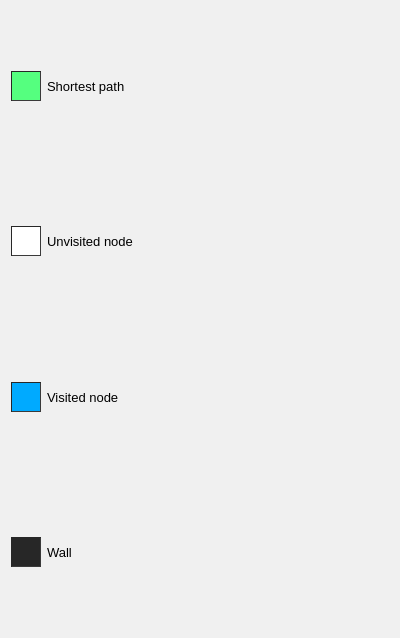
<?xml version="1.0" encoding="UTF-8"?>
<ui version="4.0">
 <class>infomenu</class>
 <widget class="QFrame" name="infomenu">
  <property name="geometry">
   <rect>
    <x>0</x>
    <y>0</y>
    <width>400</width>
    <height>638</height>
   </rect>
  </property>
  <property name="windowTitle">
   <string>Frame</string>
  </property>
  <property name="styleSheet">
   <string notr="true">background-color: rgb(240, 240, 240);</string>
  </property>
  <layout class="QVBoxLayout" name="verticalLayout">
   <item>
    <layout class="QHBoxLayout" name="horizontalLayout">
     <item>
      <widget class="QLabel" name="label_2">
       <property name="minimumSize">
        <size>
         <width>30</width>
         <height>30</height>
        </size>
       </property>
       <property name="maximumSize">
        <size>
         <width>30</width>
         <height>30</height>
        </size>
       </property>
       <property name="styleSheet">
        <string notr="true">background-color: rgb(85, 255, 127);

border-width : 1.2px;
border-style: inset;
border-color: rgb(39, 39, 39);</string>
       </property>
       <property name="text">
        <string/>
       </property>
      </widget>
     </item>
     <item>
      <widget class="QLabel" name="label">
       <property name="font">
        <font>
         <family>Nirmala UI</family>
         <pointsize>10</pointsize>
        </font>
       </property>
       <property name="text">
        <string>Shortest path</string>
       </property>
      </widget>
     </item>
    </layout>
   </item>
   <item>
    <layout class="QHBoxLayout" name="horizontalLayout_2">
     <item>
      <widget class="QLabel" name="label_4">
       <property name="minimumSize">
        <size>
         <width>30</width>
         <height>30</height>
        </size>
       </property>
       <property name="maximumSize">
        <size>
         <width>30</width>
         <height>30</height>
        </size>
       </property>
       <property name="styleSheet">
        <string notr="true">background-color: rgb(255, 255, 255);

border-width : 1.2px;
border-style: inset;
border-color: rgb(39, 39, 39);</string>
       </property>
       <property name="text">
        <string/>
       </property>
      </widget>
     </item>
     <item>
      <widget class="QLabel" name="label_3">
       <property name="font">
        <font>
         <family>Nirmala UI</family>
         <pointsize>10</pointsize>
        </font>
       </property>
       <property name="text">
        <string>Unvisited node</string>
       </property>
      </widget>
     </item>
    </layout>
   </item>
   <item>
    <layout class="QHBoxLayout" name="horizontalLayout_3">
     <item>
      <widget class="QLabel" name="label_5">
       <property name="minimumSize">
        <size>
         <width>30</width>
         <height>30</height>
        </size>
       </property>
       <property name="maximumSize">
        <size>
         <width>30</width>
         <height>30</height>
        </size>
       </property>
       <property name="sizeIncrement">
        <size>
         <width>0</width>
         <height>0</height>
        </size>
       </property>
       <property name="styleSheet">
        <string notr="true">background-color: rgb(0, 170, 255);

border-width : 1.2px;
border-style: inset;
border-color: rgb(39, 39, 39);</string>
       </property>
       <property name="text">
        <string/>
       </property>
      </widget>
     </item>
     <item>
      <widget class="QLabel" name="label_6">
       <property name="font">
        <font>
         <family>Nirmala UI</family>
         <pointsize>10</pointsize>
        </font>
       </property>
       <property name="text">
        <string>Visited node</string>
       </property>
      </widget>
     </item>
    </layout>
   </item>
   <item>
    <layout class="QHBoxLayout" name="horizontalLayout_4">
     <item>
      <widget class="QLabel" name="label_8">
       <property name="minimumSize">
        <size>
         <width>30</width>
         <height>30</height>
        </size>
       </property>
       <property name="maximumSize">
        <size>
         <width>30</width>
         <height>30</height>
        </size>
       </property>
       <property name="styleSheet">
        <string notr="true">background-color: rgb(39, 39, 39);

border-width : 1.2px;
border-style: inset;
border-color: rgb(39, 39, 39);</string>
       </property>
       <property name="text">
        <string/>
       </property>
      </widget>
     </item>
     <item>
      <widget class="QLabel" name="label_7">
       <property name="font">
        <font>
         <family>Nirmala UI</family>
         <pointsize>10</pointsize>
        </font>
       </property>
       <property name="text">
        <string>Wall</string>
       </property>
      </widget>
     </item>
    </layout>
   </item>
  </layout>
 </widget>
 <resources/>
 <connections/>
</ui>
